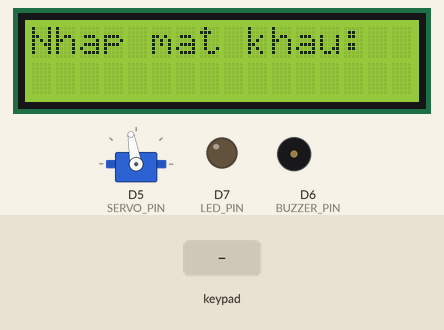
The sketch below on a simulated ESP8266 (NodeMCU). On the bench: 16×2 character LCD, servo, output pins drawn as LEDs (lit = HIGH), buzzer (waves = sounding). The test bench sets the inputs (shaded band). WiFi joins after 1.5 s; servers stay silent unless stated; a WiFi scan finds three made-up networks; storage starts empty; what the sketch prints to the serial monitor is not drawn.

Above: at 1.3 s.
1.4 s: keypad keys 1 1 1 # # pressed 0.4 s apart
At 3.5 s:
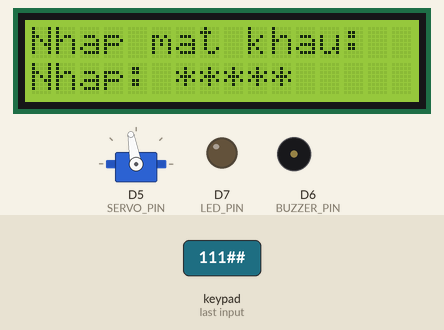
4.9 s: key 'A' pressed
At 5.11 s:
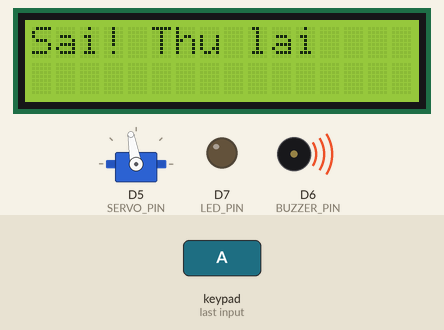
7.1 s: keypad keys 1 1 1 # A pressed 0.4 s apart
At 10.2 s:
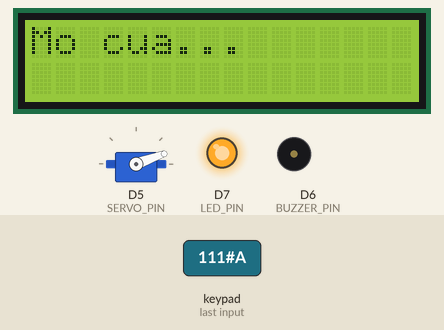
10.6 s: keypad keys 1 1 1 # D pressed 0.4 s apart
At 13.4 s:
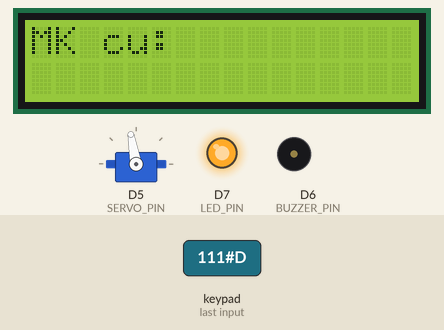
14.1 s: key 'B' pressed
At 15.3 s:
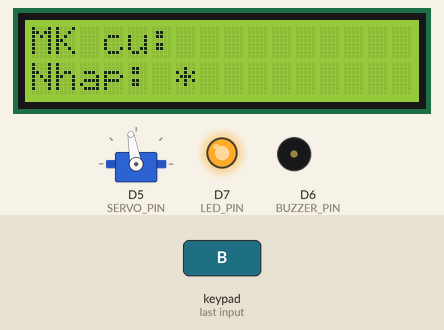
15.7 s: keypad keys 1 1 1 # * pressed 0.4 s apart
At 18.0 s:
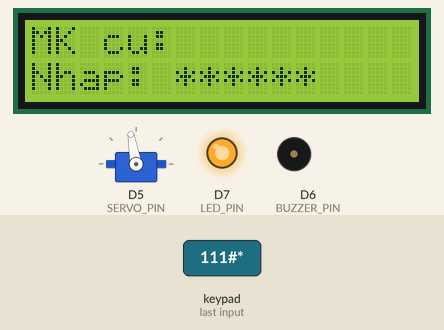
Timing chart, 0 to 19.5 s (numbered marks = the images above; inputs shaded):
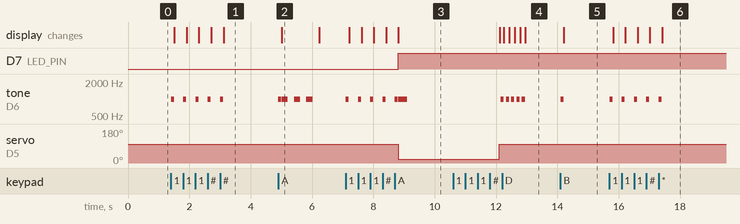

The sketch:

cua_chinh.ino
```cpp
// ESP8266WiFi, WiFiShare và Firebase phải đứng trước Keypad: Keypad.h có "#define CLOSED HIGH", trùng
// tên với hằng CLOSED trong thư viện mạng lwip và làm lỗi biên dịch nếu include sau.
#include <ESP8266WiFi.h>
#include <WiFiShare.h>
#include <Firebase_ESP_Client.h>
#include <addons/TokenHelper.h>
#include <Wire.h>
#include <Keypad_I2C.h>
#include <Keypad.h>
#include <LiquidCrystal_I2C.h>
#include <Servo.h>

// ==== Cấu hình phần cứng ====
#define KEYPAD_ADDR 0x20
#define LCD_ADDR 0x27
#define SERVO_PIN D5
#define BUZZER_PIN D6
#define LED_PIN D7  // Relay nối chân D7

// ==== Cấu hình WiFi + Firebase (project Smart House: smart-house-fcd4f) ====
// Wi-Fi nhà do WiFiShare lo (firmware/libraries/WiFiShare). Mọi mạch dùng cùng SETUP_SSID và
// SETUP_PASSWORD. Không commit mật khẩu thật lên GitHub.
#define DEVICE_NAME "cua_chinh"
#define SETUP_SSID "SmartHouse-CaiDat"
#define SETUP_PASSWORD "DIEN_MAT_KHAU_CAI_DAT"
#define API_KEY "AIzaSyBom2FOJvMisw2NcE89Zkr-rP_dgOSqbMY"
#define DATABASE_URL "https://smart-house-fcd4f-default-rtdb.asia-southeast1.firebasedatabase.app/"
#define USER_EMAIL "DIEN_EMAIL_TAI_KHOAN_MACH"
#define USER_PASSWORD "DIEN_MAT_KHAU_TAI_KHOAN_MACH"

#define LIGHT_PATH "/home/floor_1/light_room_1"

// ==== LCD & Servo ====
LiquidCrystal_I2C lcd(LCD_ADDR, 16, 2);
Servo doorServo;

// ==== Wi-Fi, Firebase ====
WiFiShare wifiShare;
FirebaseData fbdo;    // ghi trạng thái
FirebaseData stream;  // nhận lệnh đèn từ web
FirebaseAuth auth;
FirebaseConfig config;
bool firebaseStarted = false;
bool streamStarted = false;
unsigned long lastStreamTry = 0;

// ==== Keypad cấu hình ====
const byte ROWS = 4;
const byte COLS = 4;
char hexaKeys[ROWS][COLS] = {
  {'1','2','3','A'},
  {'4','5','6','B'},
  {'7','8','9','C'},
  {'*','0','#','D'}
};
byte rowPins[ROWS] = {0, 1, 2, 3};
byte colPins[COLS] = {4, 5, 6, 7};
Keypad_I2C kpad(makeKeymap(hexaKeys), rowPins, colPins, ROWS, COLS, KEYPAD_ADDR, 1, &Wire);

// ==== Biến điều khiển ====
String password = "111#";
String input = "";
bool changingPass = false;
bool confirmedOld = false;
String newPass = "";
bool lastLedState = LOW;
char lastKey = 0;

// ==== Buzzer beep ====
void beep(int time_ms = 100) {
  tone(BUZZER_PIN, 1000);
  delay(time_ms);
  noTone(BUZZER_PIN);
}

// ==== Firebase ====
void initFirebase() {
  config.api_key = API_KEY;
  config.database_url = DATABASE_URL;
  auth.user.email = USER_EMAIL;
  auth.user.password = USER_PASSWORD;
  config.token_status_callback = tokenStatusCallback;
  // false: thư viện Firebase không tự nối lại Wi-Fi, việc đó làm hỏng Wi-Fi cài đặt của WiFiShare.
  // Phải gọi trước Firebase.begin().
  Firebase.reconnectNetwork(false);
  Firebase.begin(&config, &auth);
  stream.setBSSLBufferSize(2048, 512);
  firebaseStarted = true;
}

// Chỉ dùng Firebase khi đã vào mạng nhà. Lần đầu vào được mạng thì khởi động Firebase.
// Mất mạng thì bàn phím và cửa vẫn chạy, chỉ không ghi lên Firebase.
bool firebaseReady() {
  if (!wifiShare.online()) return false;
  if (!firebaseStarted) initFirebase();
  return Firebase.ready();
}

// ==== Cập nhật trạng thái cửa ====
void updateFirebaseDoorState(bool state) {
  if (!firebaseReady()) return;
  Firebase.RTDB.setBool(&fbdo, "/home/floor_1/door_opened_1", state);
}

// ==== Lấy lệnh từ Firebase để điều khiển đèn ====
void applyLightCommand(bool firebaseValue) {
  bool ledControl = !firebaseValue;  // đảo ngược logic

  if (ledControl != lastLedState) {
    digitalWrite(LED_PIN, ledControl ? LOW : HIGH); // LOW = bật đèn (relay đóng)
    lastLedState = ledControl;
  }
}

// Stream giữ một kết nối mở và chỉ nhận dữ liệu khi lệnh đổi. Bản cũ đọc lệnh ở mỗi vòng
// loop(), vừa làm bàn phím chậm vừa làm cạn hạn mức tải xuống của gói Firebase miễn phí.
void checkFirebaseLightCommand() {
  if (!firebaseReady()) {
    if (!wifiShare.online()) streamStarted = false;  // vào lại mạng thì mở stream lại
    return;
  }

  if (!streamStarted) {
    if (lastStreamTry != 0 && millis() - lastStreamTry < 5000) return;
    lastStreamTry = millis();
    streamStarted = Firebase.RTDB.beginStream(&stream, LIGHT_PATH);
    if (!streamStarted) {
      Serial.print("Loi mo stream: ");
      Serial.println(stream.errorReason());
    }
    return;
  }

  if (!Firebase.RTDB.readStream(&stream)) {
    Serial.print("Loi doc stream: ");
    Serial.println(stream.errorReason());
  }
  if (stream.streamAvailable() && stream.dataType() == "boolean") {
    applyLightCommand(stream.boolData());
  }
}

// ==== Setup ====
void setup() {
  Serial.begin(9600);
  Wire.begin(D2, D1);
  kpad.begin();

  lcd.init();
  lcd.backlight();
  lcd.setCursor(0, 0);
  lcd.print("Nhap mat khau:");

  doorServo.attach(SERVO_PIN);
  doorServo.write(100);  // Góc đóng cửa

  pinMode(BUZZER_PIN, OUTPUT);
  pinMode(LED_PIN, OUTPUT);
  digitalWrite(LED_PIN, LOW); // HIGH = đèn tắt (relay mở)

  wifiShare.begin(DEVICE_NAME, SETUP_SSID, SETUP_PASSWORD);
}

// ==== Loop ====
void loop() {
  wifiShare.loop();
  checkFirebaseLightCommand();

  char key = kpad.getKey();
  if (key && key != lastKey) {
    lastKey = key;
    beep();
    Serial.println(key);

    if (key == 'A') {
      if (!changingPass) {
        if (input == password) {
          lcd.clear();
          lcd.print("Mo cua...");
          doorServo.write(20);  // Mở cửa
          digitalWrite(LED_PIN, HIGH); // Bật đèn
          if (firebaseReady()) Firebase.RTDB.setBool(&fbdo, LIGHT_PATH, false);  // Ghi false → bật đèn
          updateFirebaseDoorState(true);

          beep(300);
          delay(3000);

          doorServo.write(100); // Đóng cửa lại
          updateFirebaseDoorState(false);

          lcd.clear();
          lcd.print("Nhap mat khau:");
        } else {
          lcd.clear();
          lcd.print("Sai! Thu lai");
          for (int i = 0; i < 3; i++) {
            beep(200);
            delay(200);
          }
          lcd.clear();
          lcd.print("Nhap mat khau:");
        }
        input = "";
      } else {
        if (!confirmedOld) {
          if (input == password) {
            confirmedOld = true;
            lcd.clear();
            lcd.print("MK moi:");
          } else {
            lcd.clear();
            lcd.print("Sai MK cu!");
            changingPass = false;
            delay(2000);
            lcd.clear();
            lcd.print("Nhap mat khau:");
          }
          input = "";
        } else {
          newPass = input;
          password = newPass;
          lcd.clear();
          lcd.print("Da doi MK");
          delay(2000);
          lcd.clear();
          lcd.print("Nhap mat khau:");
          changingPass = false;
          confirmedOld = false;
          input = "";
        }
      }
    } else if (key == 'C') {
      input = "";
      lcd.setCursor(0, 1);
      lcd.print("Clear         ");
    } else if (key == 'D') {
      lcd.clear();
      lcd.print("MK cu:");
      changingPass = true;
      confirmedOld = false;
      input = "";
    } else {
      input += key;
      lcd.setCursor(0, 1);
      lcd.print("Nhap: ");
      for (int i = 0; i < input.length(); i++) {
    lcd.print('*');
    }}
  } else if (!key) {
    lastKey = 0;
  }
}
```

Measured:
- after the input at 1.4 s, tone on D6 (BUZZER_PIN): alternates 1000 Hz for 0.10 s and silent for 0.30 s, 10 changes in all, then stays silent, starting at once; the display: first changes after 0.11 s (image 1 shows a later state)
- after the input at 4.9 s, tone on D6 (BUZZER_PIN): plays 1000 Hz for 0.10 s, 1000 Hz for 0.20 s, 1000 Hz for 0.20 s, 1000 Hz for 0.20 s, starting at once; the display: changes after 0.12 s (image 2)
- after the input at 7.1 s, D7 (LED_PIN): LOW → HIGH after 1.7 s; tone on D6 (BUZZER_PIN): goes 4 × (1000 Hz 0.10 s, silent 0.30 s), 1000 Hz 0.10 s, silent 0.01 s, 1000 Hz 0.30 s, then silent, starting at once; servo on D5 (SERVO_PIN): 100° → 20° after 1.7 s; the display: first changes after 0.11 s (image 3 shows a later state)
- after the input at 10.6 s, tone on D6 (BUZZER_PIN): alternates 1000 Hz for 0.10 s and silent for 0.07 s, 10 changes in all, then stays silent, starting after 1.5 s; the display: first differs from a run without the input after 1.7 s (image 4 shows a later state)
- after the input at 14.1 s, tone on D6 (BUZZER_PIN): silent → 1000 Hz at once, → silent 0.10 s later; the display: changes after 0.11 s (image 5)
- after the input at 15.7 s, tone on D6 (BUZZER_PIN): alternates 1000 Hz for 0.10 s and silent for 0.30 s, 10 changes in all, then stays silent, starting at once; the display: first changes after 0.12 s (image 6 shows a later state)
- what the display in image 2 shows lasts 1.2 s, from 5.0 s to 6.2 s
